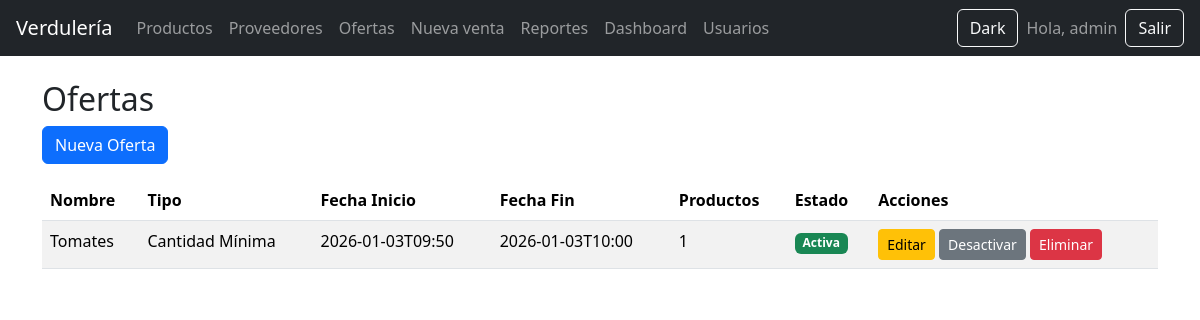
Page /ofertas/ (signed in) on the earlier database version.
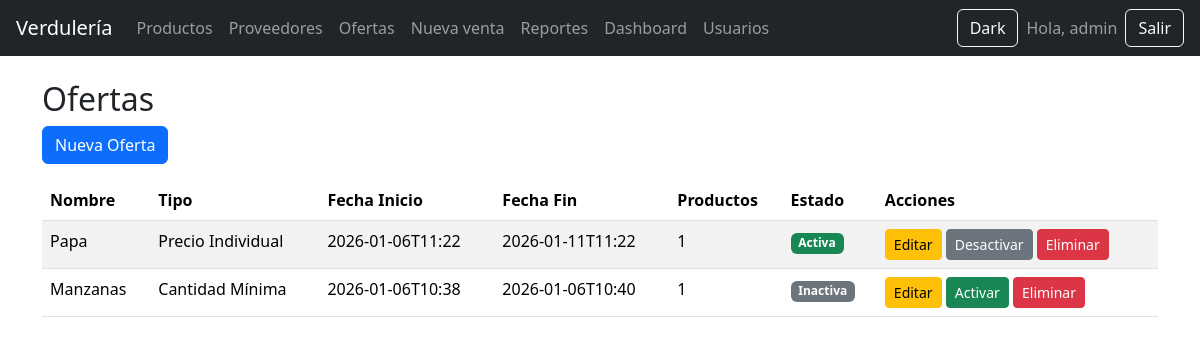
Same page on the later database version.
### tables this page shows
CREATE TABLE ofertas (
        id INTEGER PRIMARY KEY AUTOINCREMENT,
        nombre TEXT NOT NULL,
        descripcion TEXT,
        fecha_inicio TEXT NOT NULL,  -- formato YYYY-MM-DD HH:MM
        fecha_fin TEXT NOT NULL,     -- formato YYYY-MM-DD HH:MM
        tipo_oferta TEXT NOT NULL,   -- 'individual_precio', 'individual_cantidad', 'conjunto_descuento'
        activo INTEGER DEFAULT 1,    -- 1=activa, 0=inactiva
        descuento_global REAL DEFAULT 0  -- para ofertas de conjunto (porcentaje 0-100)
    );

### app/routes/ofertas.py (the view)
@ofertas_bp.route("/")
@login_required
@admin_required
def index():
    desactivar_ofertas_expiradas()
    db = get_db()
    ofertas = db.execute("""
        SELECT o.*,
               COUNT(op.id) as productos_afectados
        FROM ofertas o
        LEFT JOIN oferta_productos op ON o.id = op.oferta_id
        GROUP BY o.id
        ORDER BY o.fecha_inicio DESC
    """).fetchall()
    return render_template("ofertas/index.html", ofertas=ofertas)

### app/__init__.py (called while the page is built)
def create_app():
    app = Flask(__name__)
    app.secret_key = "clave-super-secreta"
    app.register_blueprint(auth_bp)
    app.register_blueprint(productos_bp)
    app.register_blueprint(ventas_bp)
    app.register_blueprint(reportes_bp)
    app.register_blueprint(admin_bp)
    app.register_blueprint(usuarios_bp)
    app.register_blueprint(proveedores_bp)
    app.register_blueprint(ofertas_bp)
    @app.route("/")
    def index():
        return render_template("index.html")
    @app.teardown_appcontext
    def teardown_db(exception):
        close_db()
    return app

### app/routes/ofertas.py (called while the page is built)
def desactivar_ofertas_expiradas():
    db = get_db()
    now = datetime.now().strftime('%Y-%m-%dT%H:%M')
    db.execute("UPDATE ofertas SET activo = 0 WHERE fecha_fin < ? AND activo = 1", (now,))
    db.commit()

### db.py (called while the page is built)
def get_db():
    if "db" not in g:
        g.db = sqlite3.connect(DB_NAME)
        g.db.row_factory = sqlite3.Row
    return g.db

### app/templates/ofertas/index.html
{% extends "base.html" %}
{% block contenido %}
<h2>Ofertas</h2>
<a href="{{ url_for('ofertas.nueva') }}" class="btn btn-primary mb-3">Nueva Oferta</a>
<div class="table-responsive">
    <table class="table table-striped">
        <thead>
            <tr>
                <th>Nombre</th>
                <th>Tipo</th>
                <th>Fecha Inicio</th>
                <th>Fecha Fin</th>
                <th>Productos</th>
                <th>Estado</th>
                <th>Acciones</th>
            </tr>
        </thead>
        <tbody>
            {% for oferta in ofertas %}
            <tr>
                <td>{{ oferta.nombre }}</td>
                <td>
                    {% if oferta.tipo_oferta == 'individual_precio' %}
                        Precio Individual
                    {% elif oferta.tipo_oferta == 'individual_cantidad' %}
                        Cantidad Mínima
                    {% elif oferta.tipo_oferta == 'conjunto_descuento' %}
                        Conjunto ({{ oferta.descuento_global }}%)
                    {% endif %}
                </td>
                <td>{{ oferta.fecha_inicio }}</td>
                <td>{{ oferta.fecha_fin }}</td>
                <td>{{ oferta.productos_afectados }}</td>
                <td>
                    {% if oferta.activo %}
                        <span class="badge bg-success">Activa</span>
                    {% else %}
                        <span class="badge bg-secondary">Inactiva</span>
                    {% endif %}
                </td>
                <td>
                    <a href="{{ url_for('ofertas.editar', id=oferta.id) }}" class="btn btn-sm btn-warning">Editar</a>
                    <form method="POST" action="{{ url_for('ofertas.toggle', id=oferta.id) }}" class="d-inline">
                        <button type="submit" class="btn btn-sm {% if oferta.activo %}btn-secondary{% else %}btn-success{% endif %}">
                            {% if oferta.activo %}Desactivar{% else %}Activar{% endif %}
                        </button>
                    </form>
                    <form method="POST" action="{{ url_for('ofertas.eliminar', id=oferta.id) }}" class="d-inline"
                          onsubmit="return confirm('¿Eliminar oferta?')">
                        <button type="submit" class="btn btn-sm btn-danger">Eliminar</button>
                    </form>
                </td>
            </tr>
            {% endfor %}
        </tbody>
    </table>
</div>
{% endblock %}

### app/templates/base.html (shortened to what this page needs)
<!DOCTYPE html>
<html>
<head>
    <link rel="stylesheet" href="https://cdn.jsdelivr.net/npm/bootstrap@5.3.2/dist/css/bootstrap.min.css">
    <link rel="stylesheet" href="/static/css/custom.css">
</head>
<body>
<nav class="navbar navbar-expand-lg navbar-dark bg-dark px-3">
    <a class="navbar-brand" href="/">Verdulería</a>
    <div class="collapse navbar-collapse">
        <ul class="navbar-nav me-auto">
            <li class="nav-item"><a class="nav-link" href="/productos/">Productos</a></li>
            <li class="nav-item"><a class="nav-link" href="/proveedores/">Proveedores</a></li>
            {% if session.get('role') == 'admin' %}
            <li class="nav-item"><a class="nav-link" href="/ofertas/">Ofertas</a></li>
            {% endif %}
            <li class="nav-item"><a class="nav-link" href="/ventas/nueva">Nueva venta</a></li>
            <li class="nav-item"><a class="nav-link" href="/reportes/">Reportes</a></li>
            <li class="nav-item"><a class="nav-link" href="/reportes/dashboard">Dashboard</a></li>
            {% if session.get('role') == 'admin' %}
            <a class="nav-link" href="{{ url_for('usuarios.index') }}">Usuarios</a>
            {% endif %}
        </ul>
        <button id="darkModeToggle" class="btn btn-outline-light me-2">Dark</button>
        {% if session.get('username') %}
            <span class="navbar-text me-2">Hola, {{session.username}}</span>
            <a href="/auth/logout" class="btn btn-outline-light">Salir</a>
        {% else %}
            <a href="/auth/login" class="btn btn-outline-light">Ingresar</a>
        {% endif %}
    </div>
</nav>
<div class="container mt-4">
    {% block contenido %}{% endblock %}
</div>
</body>
</html>

Differences in the rows shown:
removed ofertas: nombre "Tomates", shows "Cantidad Mínima", fecha_inicio "2026-01-03T09:50", fecha_fin "2026-01-03T10:00", productos_afectados "1", activo "Activa"
added ofertas: nombre "Papa", shows "Precio Individual", fecha_inicio "2026-01-06T11:22", fecha_fin "2026-01-11T11:22", productos_afectados "1", shows "Activa", shows "Desactivar"
added ofertas: nombre "Manzanas", shows "Cantidad Mínima", fecha_inicio "2026-01-06T10:38", fecha_fin "2026-01-06T10:40", productos_afectados "1", activo "Inactiva"
